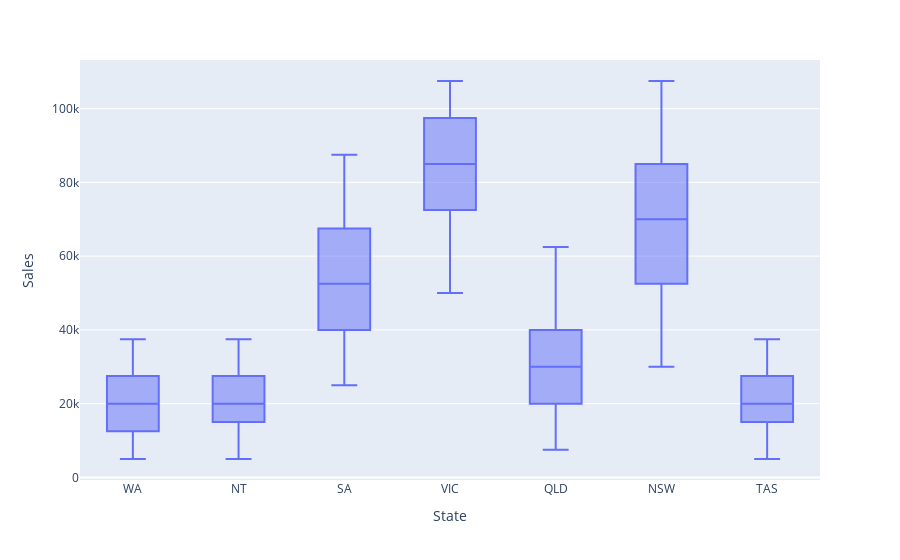

Notebook cell for this chart:
### Code cell
fig = px.box(df,x='State', y='Sales')
fig.show()

### Figure 1 — Plotly figure (JSON) as saved in the notebook; plotly's stock layout.template omitted (floating-point values rounded to 4 significant figures; data arrays with more than 128 entries replaced by an {"elided": "..."} marker saying what was removed)
{"data": [{"alignmentgroup": "True", "hovertemplate": "State=%{x}<br>Sales=%{y}<extra></extra>", "legendgroup": "", "marker": {"color": "#636efa"}, "name": "", "notched": false, "offsetgroup": "", "orientation": "v", "showlegend": false, "type": "box", "x": {"elided": "7200 str values"}, "x0": " ", "xaxis": "x", "y": {"elided": "7200 int values"}, "y0": " ", "yaxis": "y"}], "layout": {"boxmode": "group", "legend": {"tracegroupgap": 0}, "margin": {"t": 60}, "xaxis": {"anchor": "y", "domain": [0, 1], "title": {"text": "State"}}, "yaxis": {"anchor": "x", "domain": [0, 1], "title": {"text": "Sales"}}}}
